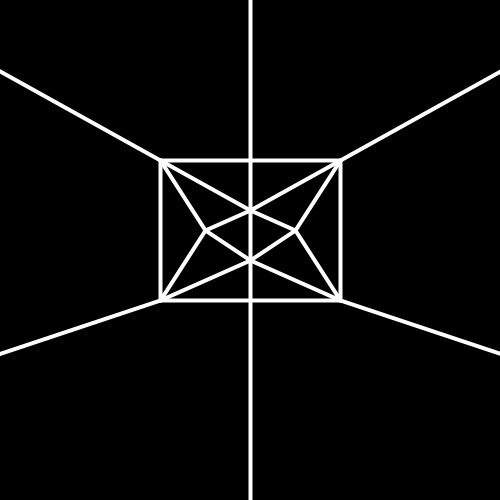
Frame 1 (no input)
Frame 60 (the mouse pressed at the canvas centre just before this capture): identical to frame 1, image omitted
Frame 120 (the mouse held since frame 60 and released just before this capture): identical to frame 1, image omitted

The Processing sketch that drew this single still picture (run headless with seeded random() and noise(); from frame 60 on, the mouse is pressed at the canvas centre):

// Processing sketch: processing_56665
// ── processing_56665.pde

int h;
int h1;
int w;
int x;
int y;

void setup (){
  size(500,500);
  h=70;
  h1=50;
  w=45;
  x=160;
  y=160;
  }

void draw (){
  background(0);
  stroke (255);
  strokeWeight (4);
  line (x,y,x+w,y+h);
  line (x+w,y+h,x,y+h*2);
  line (x,y+h*2,x+w*2,y+h1*2);
  line (x+w*2,y+h1*2,x+w*4,y+h*2);
  line (x+w*4,y+h*2,x+w*3,y+h);
  line (x+w*3,y+h,x+w*4,y);
  line (x+w*4,y,x+w*2,y+h1);
  line (x+w*2,y+h1,x,y);

  
 line (x+w,y+h,x+w*2,y+h1);
 line (x+w*2,y+h1,x+w*3,y+h);
 line (x+w*3,y+h,x+w*2,y+h1*2);
 line (x+w,y+h,x+w*2,y+h1*2);
 
 line (x,y,x+w*4,y);
 line (x,y,x,y+h*2);
 line (x,y+h*2,x+w*4,y+h*2);
 line (x+w*4,y+h*2,x+w*4,y);
 
 line (x+w*2,y-h*3,x+w*2,y+h*6);


 line (x,y,x-w*4,y-h1*2);
 line (x+w*4,y,x+w*8,y-h1*2);
 line (x,y+h*2,x-w*4,y+h1*4);
 line (x+w*4,y+h*2,x+w*8,y+h1*4); 



}
